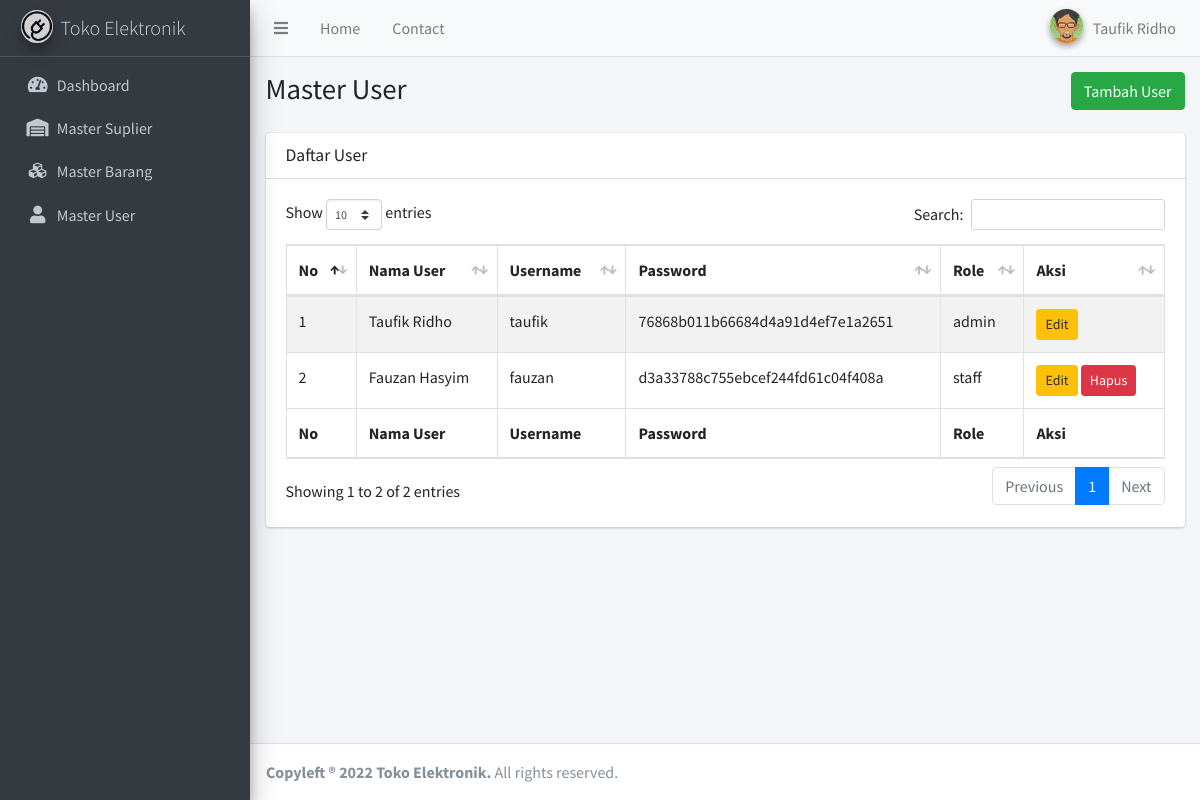
The page /view/admin/master-user.php (signed in) on the database its author committed.
### tables this page shows
CREATE TABLE `tb_user`  (
  `id_user` int UNSIGNED NOT NULL AUTO_INCREMENT,
  `nama_user` varchar(200) NOT NULL,
  `username` varchar(20) NOT NULL,
  `password` varchar(100) NOT NULL,
  `role` enum('admin','staff','') NOT NULL,
  PRIMARY KEY (`id_user`) USING BTREE
);

### view/admin/master-user.php (the view, shortened to what this page needs)
<?php include '../templates/admin/admin-header.php' ?>
<?php include '../templates/admin/admin-sidebar.php' ?>
<div class="content-wrapper">
    <section class="content-header">
        <div class="container-fluid">
            <div class="row mb-2">
                <div class="col-sm-6">
                    <h1>Master User</h1>
                </div>
                <div class="col-sm-6">
                    <ol class="breadcrumb float-sm-right">
                        <button type="button" class="btn btn-success" data-toggle="modal" data-target="#modal-add">
                            Tambah User
                        </button>
                    </ol>
                </div>
            </div>
        </div>
    </section>
    <section class="content">
        <div class="container-fluid">
            <div class="row">
                <div class="col-12">
                    <div class="card">
                        <div class="card-header">
                            <h3 class="card-title">Daftar User</h3>
                        </div>
                        <div class="card-body">
                            <table id="example1" class="table table-bordered table-striped">
                                <thead>
                                    <tr>
                                        <th>No</th>
                                        <th>Nama User</th>
                                        <th>Username</th>
                                        <th>Password</th>
                                        <th>Role</th>
                                        <th>Aksi</th>
                                    </tr>
                                </thead>
                                <tbody>
                                    <?php
                                    $i = 1;
                                    $getUser = mysqli_query($connection, "SELECT * FROM tb_user");
                                    foreach ($getUser as $value) :
                                    ?>
                                        <tr>
                                            <td><?= $i++; ?></td>
                                            <td><?= $value['nama_user']; ?></td>
                                            <td><?= $value['username']; ?></td>
                                            <td><?= $value['password']; ?></td>
                                            <td><?= $value['role']; ?></td>
                                            <td>
                                                <button type="button" class="btn btn-warning btn-sm" data-toggle="modal" data-target="#modal<?= $value['id_user']; ?>">Edit</button>
                                                <?= ($value['username'] == 'taufik') ? '' : '<button type="button" class="btn btn-danger btn-sm" onclick="confirm_modal(\'query/delete-user.php?id_user=<?= $value[\'id_user\']; ?>\')">Hapus</button>' ?>
                                            </td>
                                        </tr>
                                    <?php
                                    endforeach;
                                    ?>
                                </tbody>
                                <tfoot>
                                    <tr>
                                        <th>No</th>
                                        <th>Nama User</th>
                                        <th>Username</th>
                                        <th>Password</th>
                                        <th>Role</th>
                                        <th>Aksi</th>
                                    </tr>
                                </tfoot>
                            </table>
                        </div>
                    </div>
                </div>
            </div>
        </div>
    </section>
</div>
<?php include '../templates/footer.php' ?>

### view/templates/admin/admin-header.php (shortened to what this page needs)
<?php
include '../../config/Database.php';
$user = $_SESSION['username'];
$getUser = mysqli_query($connection, "SELECT * FROM tb_user WHERE username = '$user'");
$result = mysqli_fetch_array($getUser);
?>
<!DOCTYPE html>
<html>
<head>
    <link rel="stylesheet" href="../../plugins/datatables-bs4/css/dataTables.bootstrap4.min.css">
    <link rel="stylesheet" href="../../plugins/datatables-responsive/css/responsive.bootstrap4.min.css">
    <link rel="stylesheet" href="../../plugins/fontawesome-free/css/all.min.css">
    <link rel="stylesheet" href="../../plugins/icheck-bootstrap/icheck-bootstrap.min.css">
    <link rel="stylesheet" href="../../assets/css/adminlte.min.css">
</head>
<body class="hold-transition sidebar-mini">
    <div class="wrapper">
        <nav class="main-header navbar navbar-expand navbar-light">
            <ul class="navbar-nav">
                <li class="nav-item">
                    <a class="nav-link" data-widget="pushmenu" href="#" role="button"><i class="fas fa-bars"></i></a>
                </li>
                <li class="nav-item d-none d-sm-inline-block">
                    <a href="../admin/" class="nav-link">Home</a>
                </li>
                <li class="nav-item d-none d-sm-inline-block">
                    <a href="#" class="nav-link">Contact</a>
                </li>
            </ul>
            <ul class="navbar-nav ml-auto">
                <li class="nav-item dropdown user-menu">
                    <a href="#" class="nav-link dropdown-toggle" data-toggle="dropdown">
                        <img src="../../assets/img/avatar04.png" class="user-image img-circle elevation-2" alt="User Image">
                        <span class="d-none d-md-inline"><?= ucfirst($result['nama_user']); ?></span>
                    </a>
                </li>
            </ul>
        </nav>

### rows shown on the page
tb_user: nama_user "Taufik Ridho", username "taufik", password "76868b011b66684d4a91d4ef7e1a2651", role "admin"
tb_user: nama_user "Fauzan Hasyim", username "fauzan", password "d3a33788c755ebcef244fd61c04f408a", role "staff", shows "Hapus"
